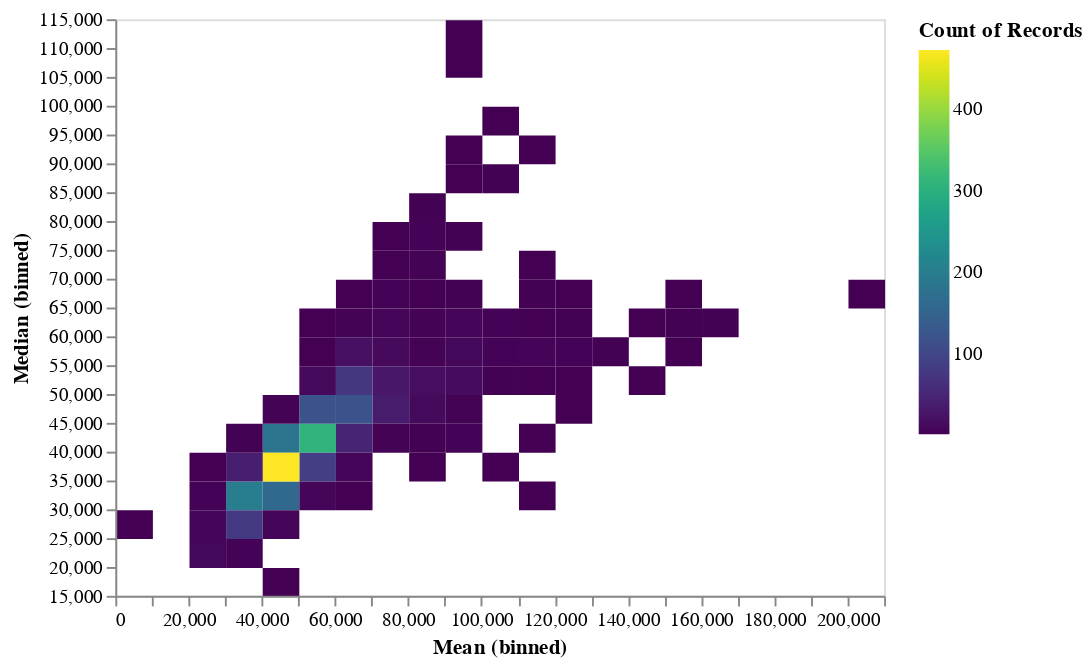

Notebook code cell kept with this figure:
### Code cell
c3=alt.Chart(ato2).mark_rect().encode(
    alt.X('Mean:Q', bin=alt.Bin(maxbins=20)),
    alt.Y('Median:Q', bin=alt.Bin(maxbins=20)),
    color=alt.Color('count():Q', scale=alt.Scale(scheme='viridis'),),
    tooltip = 'count():Q'
)
c3

### Figure 1 — Vega-Lite specification as saved in the notebook (floating-point values rounded to 4 significant figures; data arrays with more than 128 entries replaced by an {"elided": "..."} marker saying what was removed)
{"$schema": "https://vega.github.io/schema/vega-lite/v2.4.3.json", "config": {"view": {"height": 300, "width": 400}}, "data": {"values": {"elided": "2203 records"}}, "encoding": {"color": {"aggregate": "count", "scale": {"scheme": "viridis"}, "type": "quantitative"}, "tooltip": {"aggregate": "count", "type": "quantitative"}, "x": {"bin": {"maxbins": 20}, "field": "Mean", "type": "quantitative"}, "y": {"bin": {"maxbins": 20}, "field": "Median", "type": "quantitative"}}, "mark": "rect"}
